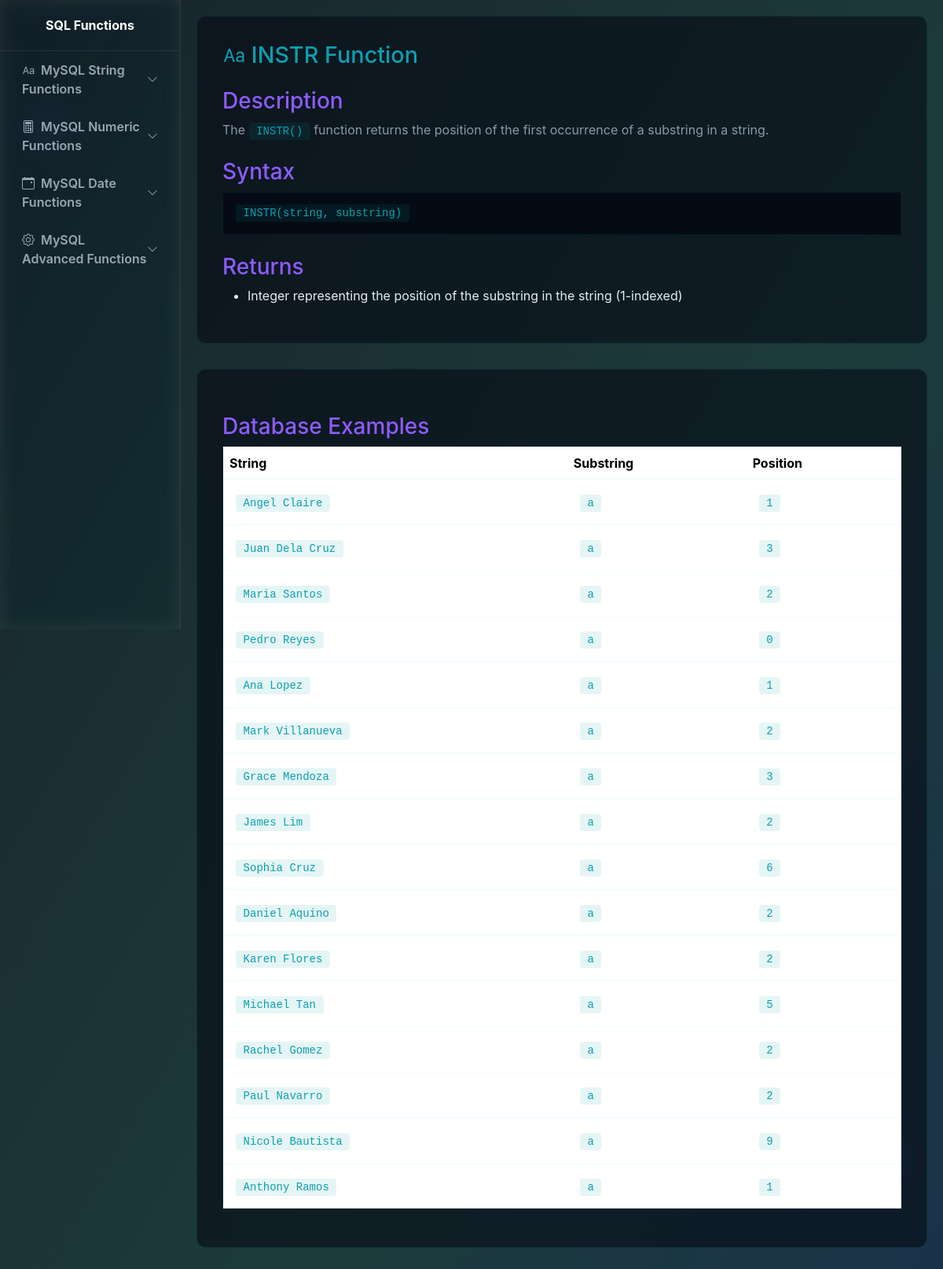
Screenshot of /pages/string/instr.php with the database file from the repository.
### tables this page shows
CREATE TABLE `employee` (
  `ID` int(11) NOT NULL,
  `Name` varchar(50) NOT NULL,
  `Department` varchar(50) NOT NULL,
  `Salary` decimal(10,2) NOT NULL,
  `Hire_Date` date NOT NULL
);

### pages/string/instr.php (the view, shortened to what this page needs)
<!DOCTYPE html>
<html lang="en">
<head>
  <link href="https://cdn.jsdelivr.net/npm/bootstrap@5.3.2/dist/css/bootstrap.min.css" rel="stylesheet">
  <link href="https://cdn.jsdelivr.net/npm/bootstrap-icons@1.10.5/font/bootstrap-icons.css" rel="stylesheet">
    <link href="/IT223-TASK3/style.css" rel="stylesheet">
</head>
<body>
  <aside class="sidebar" id="sidebar">
    <div class="brand">
      <div class="fw-bold">SQL Functions</div>
    </div>
    <nav class="px-2">
      <a class="nav-link d-flex justify-content-between align-items-center"
         data-bs-toggle="collapse" href="#stringFunctions" role="button"
         aria-expanded="false" aria-controls="stringFunctions">
        <span><i class="bi bi-type me-2"></i>MySQL String Functions</span>
        <i class="bi bi-chevron-down small"></i>
      </a>
      <a class="nav-link d-flex justify-content-between align-items-center"
         data-bs-toggle="collapse" href="#numericFunctions" role="button"
         aria-expanded="false" aria-controls="numericFunctions">
        <span><i class="bi bi-calculator me-2"></i>MySQL Numeric Functions</span>
        <i class="bi bi-chevron-down small"></i>
      </a>
      <a class="nav-link d-flex justify-content-between align-items-center"
         data-bs-toggle="collapse" href="#dateFunctions" role="button"
         aria-expanded="false" aria-controls="dateFunctions">
        <span><i class="bi bi-calendar-event me-2"></i>MySQL Date Functions</span>
        <i class="bi bi-chevron-down small"></i>
      </a>
      <a class="nav-link d-flex justify-content-between align-items-center"
         data-bs-toggle="collapse" href="#advancedFunctions" role="button"
         aria-expanded="false" aria-controls="advancedFunctions">
        <span><i class="bi bi-gear me-2"></i>MySQL Advanced Functions</span>
        <i class="bi bi-chevron-down small"></i>
      </a>
    </nav>
  </aside>
<div class="page-content">
  <div class="function-card">
    <h2><i class="bi bi-type me-2"></i>INSTR Function</h2>
    <h3>Description</h3>
    <p>The <code>INSTR()</code> function returns the position of the first occurrence of a substring in a string.</p>
    <h3>Syntax</h3>
    <pre><code>INSTR(string, substring)</code></pre>
    <h3>Returns</h3>
    <ul style="color: #e6eef3;">
      <li>Integer representing the position of the substring in the string (1-indexed)</li>
    </ul>
  </div>
  <div class="function-card">
    <h3>Database Examples</h3>
    <table class="table example-table">
      <thead>
        <tr>
          <th>String</th>
          <th>Substring</th>
          <th>Position</th>
        </tr>
      </thead>
      <tbody>
        <?php
          include "../../config.php";
              $sql = "SELECT ID, Name, Department, INSTR(Name, 'a') AS position FROM employee LIMIT 20";
              $result = $conn->query($sql);
              if ($result) {
                while ($row = $result->fetch_assoc()) {
                  echo "<tr>";
                  echo "<td><code>" . htmlspecialchars($row['Name']) . "</code></td>";
                  echo "<td><code>" . htmlspecialchars('a') . "</code></td>";
                  echo "<td><code>" . htmlspecialchars($row['position']) . "</code></td>";
                  echo "</tr>";
                }
              } else {
                echo "<tr><td colspan=\"4\">Query error: " . htmlspecialchars($conn->error) . "</td></tr>";
              }
        ?>
      </tbody>
    </table>
  </div>
</div>
</body>
</html>

### style.css (style rules this page uses)
:root { --bg:#0B0F16; --card: rgba(255,255,255,0.05); --glass: rgba(255, 255, 255, 0.06); --glass1: rgba(13, 43, 70, 0.712); --accent1:#00E5FF; --accent2:#8E5CFF; --accent3:#0ca0b1; --muted:#9AA7B2; --glass-border: rgba(255,255,255,0.08); --cardA: rgba(69, 47, 140, 0.701); }
body { margin: 0; font-family: Inter, system-ui, -apple-system, "Segoe UI", Roboto, "Helvetica Neue", Arial; color: #e6eef3; min-height: 100vh; background: radial-gradient(600px 400px at 10% 10%, rgba(92,110,255,0.06), transparent 8%), radial-gradient(700px 450px at 90% 90%, rgba(0,229,168,0.04), transparent 8%); position: relative; overflow-x: hidden; }
.sidebar { width: 230px; position: fixed; height: 100vh; top: 0; left: 0; background: var(--glass); backdrop-filter: blur(10px) saturate(120%); border-right: 1px solid var(--glass-border); color: white; display: flex; flex-direction: column; transition: all .3s ease; z-index: 3000; overflow: hidden; }
.sidebar .brand { text-align: center; padding: 20px; border-bottom: 1px solid var(--glass-border); }
.sidebar nav { flex: 1; overflow-y: auto; padding-bottom: 20px; }
.sidebar nav a, .sidebar nav .nav-link { display: block; color: var(--muted); padding: 12px 20px; text-decoration: none; font-weight: 600; border-radius: 8px; transition: all .2s; }
.page-content { margin-left: 230px; padding: 20px; background: transparent; transition: margin-left .3s; }
h2, h3, h5, h6 { color: var(--accent1); }
.function-card { background: rgba(6, 11, 20, 0.6); border: 1px solid rgba(0, 229, 255, 0.1); border-radius: 12px; padding: 2rem; margin-bottom: 2rem; }
.function-card h2 { color: var(--accent3); font-size: 1.8rem; }
.function-card h3 { color: var(--accent2); margin-top: 1.5rem; }
.function-card p { color: #8a9aaa; }
.function-card code { background: rgba(0, 155, 155, 0.1); color: var(--accent3); padding: 0.2rem 0.6rem; border-radius: 4px; font-family: "Courier New", monospace; }
.function-card pre { background: rgba(6, 11, 20, 0.9); border: 1px solid rgba(0, 229, 255, 0.08); padding: 1rem; overflow-x: auto; color: var(--accent3); }
.example-table { background: rgba(6, 11, 20, 0.5); border: 1px solid rgba(0, 229, 255, 0.08); border-radius: 8px; }
.example-table thead { background: rgba(6, 11, 20, 0.8); color: var(--accent3); }
.example-table td { color: #7a8a99; padding: 1rem; }

### rows the page displays
employee: Name "Angel Claire", position "1"
employee: Name "Juan Dela Cruz", position "3"
employee: Name "Maria Santos", position "2"
employee: Name "Pedro Reyes", position "0"
employee: Name "Ana Lopez", position "1"
employee: Name "Mark Villanueva", position "2"
employee: Name "Grace Mendoza", position "3"
employee: Name "James Lim", position "2"
employee: Name "Sophia Cruz", position "6"
employee: Name "Daniel Aquino", position "2"
employee: Name "Karen Flores", position "2"
employee: Name "Michael Tan", position "5"
employee: Name "Rachel Gomez", position "2"
employee: Name "Paul Navarro", position "2"
employee: Name "Nicole Bautista", position "9"
employee: Name "Anthony Ramos", position "1"
